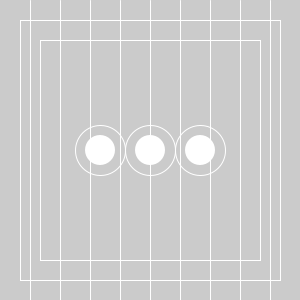
Frame 1 (no input)
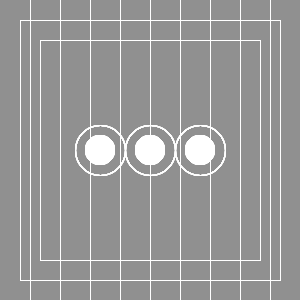
Frame 60 (the mouse pressed at the canvas centre just before this capture)
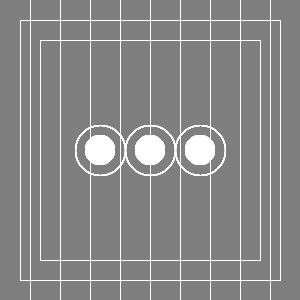
Frame 120 (the mouse held since frame 60 and released just before this capture)

The Processing sketch that drew these frames (run headless with seeded random() and noise(); from frame 60 on, the mouse is pressed at the canvas centre):

// Processing sketch: processing_72263
// ── processing_72263.pde

//Mira A | Ticklish Penguin | CP1 | Mods 16/17

/**
Left click to cause random movement. <br>
Right click to reset.
*/

//location of circles
int a = 150;
int b = 150;
int c = 100;
int d = 150;
int e = 200;
int f = 150;

//location of lines
int g = 30;
int h = 60;
int i = 90;
int j = 120;
int k = 150;
int l = 180;
int m = 210;
int n = 240;
int o = 270;

//location of rectangle
int p = 20;
int q = 20;
int r = 40;
int s = 40;

void setup()
{
  size (300, 300);
  smooth ();
}

void draw()
{
  //random movement
  one();
  //cirlces
  two();
  //lines
  three();
  //rectangles
  four();
  //reset
  mouseClicked();
}

void one()
{
  //background
  noStroke();
  fill(0, 0, 0, 1);
  rect(0, 0, 300, 300);
  //random movement
  if (mousePressed == true && mouseButton == LEFT)
  {
    //random movement of circles
    a = a + int (random (-5, 5));
    b = b + int (random (-5, 5));
    c = c + int (random (-5, 5));
    d = d + int (random (-5, 5));
    e = e + int (random (-5, 5));
    f = f + int (random (-5, 5));

    //random movement of lines
    g = g + int (random (-5, 5));
    h = h + int (random (-5, 5));
    i = i + int (random (-5, 5));
    j = j + int (random (-5, 5));
    k = k + int (random (-5, 5));
    l = l + int (random (-5, 5));
    m = m + int (random (-5, 5));
    n = n + int (random (-5, 5));
    o = o + int (random (-5, 5));

    //random movement of rectangles
    p = p + int (random (-5, 5));
    q = q + int (random (-5, 5));
    r = r + int (random (-5, 5));
    s = s + int (random (-5, 5));
  }
}

void two()
{
  //filled circles
  fill(255);
  ellipse (a, b, 30, 30);
  ellipse (c, d, 30, 30);
  ellipse (e, f, 30, 30);

  //circles
  stroke (255);
  strokeWeight(1);
  noFill();
  ellipse (a, b, 50, 50);
  ellipse (c, d, 50, 50);
  ellipse (e, f, 50, 50);
}

void three()
{
  line (g, 0, g, 300);
  line (h, 0, h, 300);
  line (i, 0, i, 300);
  line (j, 0, j, 300);
  line (k, 0, k, 300);
  line (l, 0, l, 300);
  line (m, 0, m, 300);
  line (n, 0, n, 300);
  line (o, 0, o, 300);
}

void four()
{
  //larger rectangle
  rect(p, q, 260, 260);

  //smaller rectangle
  rect(r, s, 220, 220);
}

void mouseClicked()
{
  //reset
  if (mouseButton == RIGHT)
  {  
    //reset circles
    a = 150;
    b = 150;
    c = 100;
    d = 150;
    e = 200;
    f = 150;

    //reset lines
    g = 30;
    h = 60;
    i = 90;
    j = 120;
    k = 150;
    l = 180;
    m = 210;
    n = 240;
    o = 270;

    //reset rectangles
    p = 20;
    q = 20;
    r = 40;
    s = 40;
  }
}
